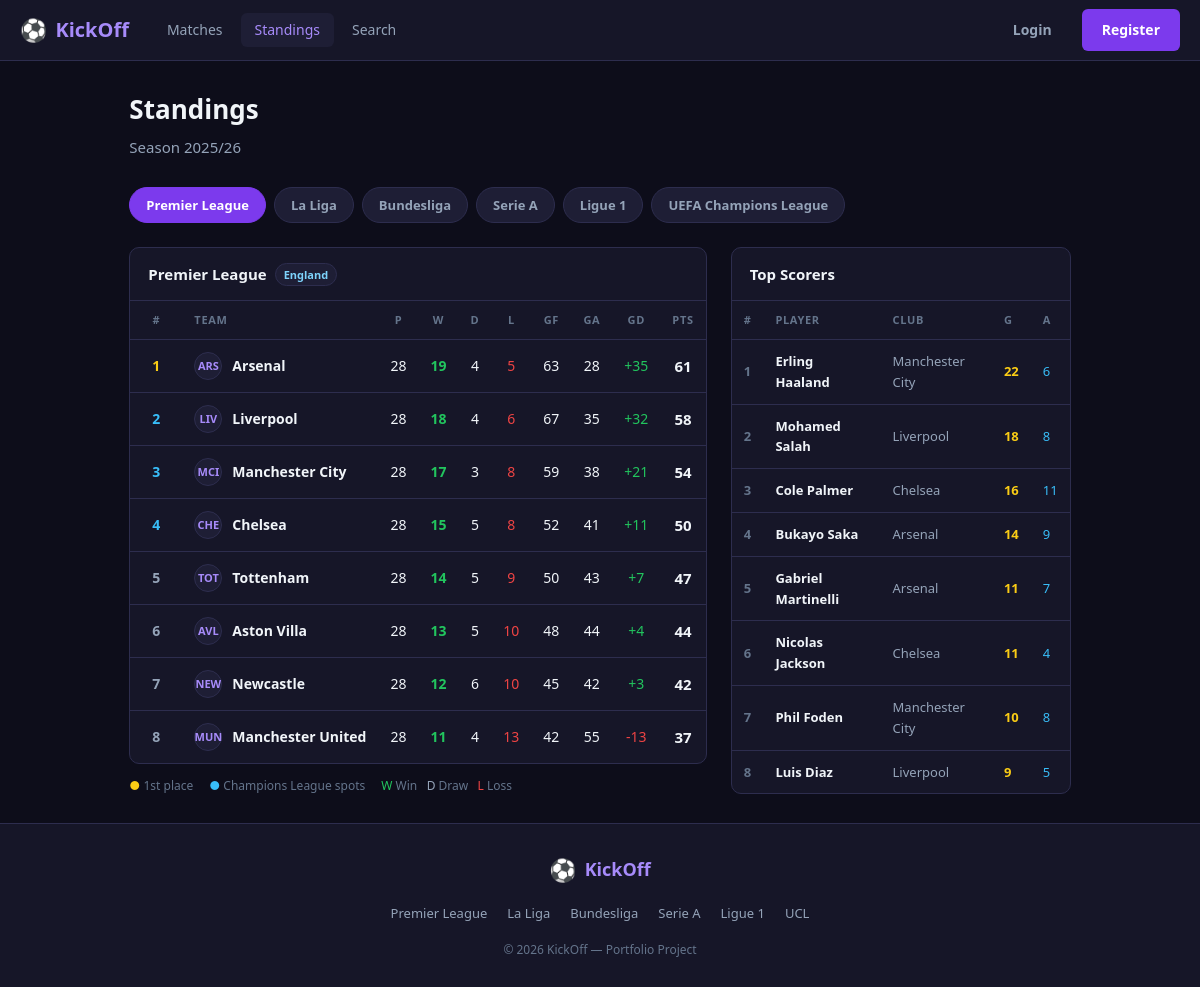
Page /standings.php on the committed database.
### tables this page shows
CREATE TABLE leagues (
    id      INT PRIMARY KEY AUTO_INCREMENT,
    name    VARCHAR(100) NOT NULL,
    country VARCHAR(100) NOT NULL,
    season  VARCHAR(10)  NOT NULL
);

CREATE TABLE standings (
    id             INT PRIMARY KEY AUTO_INCREMENT,
    league_id      INT NOT NULL,
    team_id        INT NOT NULL,
    played         INT DEFAULT 0,
    won            INT DEFAULT 0,
    drawn          INT DEFAULT 0,
    lost           INT DEFAULT 0,
    goals_for      INT DEFAULT 0,
    goals_against  INT DEFAULT 0,
    points         INT DEFAULT 0,
    FOREIGN KEY (league_id) REFERENCES leagues(id),
    FOREIGN KEY (team_id)   REFERENCES teams(id)
);

CREATE TABLE teams (
    id         INT PRIMARY KEY AUTO_INCREMENT,
    league_id  INT NOT NULL,
    name       VARCHAR(100) NOT NULL,
    short_name VARCHAR(10)  NOT NULL,
    stadium    VARCHAR(100),
    founded    INT,
    coach      VARCHAR(100),
    FOREIGN KEY (league_id) REFERENCES leagues(id)
);

CREATE TABLE player_stats (
    id             INT PRIMARY KEY AUTO_INCREMENT,
    player_id      INT NOT NULL,
    season         VARCHAR(10) NOT NULL,
    matches_played INT DEFAULT 0,
    goals          INT DEFAULT 0,
    assists        INT DEFAULT 0,
    yellow_cards   INT DEFAULT 0,
    red_cards      INT DEFAULT 0,
    minutes_played INT DEFAULT 0,
    FOREIGN KEY (player_id) REFERENCES players(id)
);

CREATE TABLE players (
    id          INT PRIMARY KEY AUTO_INCREMENT,
    team_id     INT NOT NULL,
    name        VARCHAR(100) NOT NULL,
    position    ENUM('GK','DEF','MID','FWD') NOT NULL,
    nationality VARCHAR(100),
    age         INT,
    number      INT,
    FOREIGN KEY (team_id) REFERENCES teams(id)
);

### classes/User.php (called while the page is built, shortened)
<?php
class User {
    public static function isLoggedIn(): bool {
        return isset($_SESSION['user_id']);
    }
}

### classes/League.php (called while the page is built, shortened)
<?php
class League {
    private mysqli $conn;
    public function __construct(mysqli $conn) {
        $this->conn = $conn;
    }
    public function getAll(): array {
        $result = $this->conn->query('SELECT * FROM leagues ORDER BY id ASC');
        return $result->fetch_all(MYSQLI_ASSOC);
    }
    public function getById(int $id): ?array {
        $stmt = $this->conn->prepare('SELECT * FROM leagues WHERE id = ?');
        $stmt->bind_param('i', $id);
        $stmt->execute();
        $league = $stmt->get_result()->fetch_assoc();
        return $league ?: null;
    }
}

### classes/Standing.php (called while the page is built, shortened)
<?php
class Standing {
    private mysqli $conn;
    public function __construct(mysqli $conn) {
        $this->conn = $conn;
    }
    public function getByLeague(int $leagueId): array {
        $stmt = $this->conn->prepare(
            "SELECT s.*, t.name AS team_name, t.short_name,
                    (s.goals_for - s.goals_against) AS goal_diff
             FROM standings s
             JOIN teams t ON t.id = s.team_id
             WHERE s.league_id = ?
             ORDER BY s.points DESC, goal_diff DESC, s.goals_for DESC"
        );
        $stmt->bind_param('i', $leagueId);
        $stmt->execute();
        $rows = $stmt->get_result()->fetch_all(MYSQLI_ASSOC);
        return $rows;
    }
}

### classes/Player.php (called while the page is built, shortened)
<?php
class Player {
    private mysqli $conn;
    public function __construct(mysqli $conn) {
        $this->conn = $conn;
    }
    public function getTopScorers(int $leagueId, int $limit = 10): array {
        $stmt = $this->conn->prepare(
            "SELECT p.id, p.name, p.nationality, p.position, p.number,
                    t.name AS team_name,
                    ps.goals, ps.assists, ps.matches_played
             FROM player_stats ps
             JOIN players p ON p.id = ps.player_id
             JOIN teams t   ON t.id = p.team_id
             WHERE t.league_id = ?
             ORDER BY ps.goals DESC
             LIMIT ?"
        );
        $stmt->bind_param('ii', $leagueId, $limit);
        $stmt->execute();
        $scorers = $stmt->get_result()->fetch_all(MYSQLI_ASSOC);
        return $scorers;
    }
}

### standings.php (the view, shortened to what this page needs)
<?php
require_once 'classes/User.php';
require_once 'classes/Standing.php';
require_once 'classes/League.php';
require_once 'classes/Player.php';
$db          = Database::getInstance()->getConn();
$standingObj = new Standing($db);
$leagueObj   = new League($db);
$playerObj   = new Player($db);
$leagues    = $leagueObj->getAll();
$leagueId   = isset($_GET['league']) ? (int)$_GET['league'] : 1;
$league     = $leagueObj->getById($leagueId) ?? $leagues[0];
$standings  = $standingObj->getByLeague($leagueId);
$topScorers = $playerObj->getTopScorers($leagueId, 8);
?>
<!DOCTYPE html>
<html lang="en">
<head>
    <link rel="stylesheet" href="<?= BASE_URL ?>/css/style.css">
</head>
<body>
<?php include 'includes/navbar.php'; ?>
<div class="page-container">
    <div class="page-header">
        <h1>Standings</h1>
        <p>Season <?= htmlspecialchars($league['season']) ?></p>
    </div>
    <div class="league-tabs" style="margin-bottom:24px;">
        <?php foreach ($leagues as $l): ?>
        <a href="?league=<?= $l['id'] ?>"
           class="league-tab <?= (int)$l['id'] === $leagueId ? 'active' : '' ?>">
            <?= htmlspecialchars($l['name']) ?>
        </a>
        <?php endforeach; ?>
    </div>
    <div class="two-col">
        <div>
            <div class="card">
                <div class="card-header">
                    <h2>
                        <?= htmlspecialchars($league['name']) ?>
                        <span class="league-badge"><?= htmlspecialchars($league['country']) ?></span>
                    </h2>
                </div>
                <div class="table-wrapper">
                    <table class="standings-table">
                        <thead>
                            <tr>
                                <th>#</th>
                                <th>Team</th>
                                <th>P</th>
                                <th>W</th>
                                <th>D</th>
                                <th>L</th>
                                <th>GF</th>
                                <th>GA</th>
                                <th>GD</th>
                                <th>Pts</th>
                            </tr>
                        </thead>
                        <tbody>
                        <?php foreach ($standings as $i => $row):
                            $pos     = $i + 1;
                            $gd      = (int)$row['goals_for'] - (int)$row['goals_against'];
                            $gdClass = $gd > 0 ? 'gd-pos' : ($gd < 0 ? 'gd-neg' : '');
                        ?>
                        <tr class="pos-<?= $pos ?>">
                            <td><span class="pos-num"><?= $pos ?></span></td>
                            <td>
                                <a href="<?= BASE_URL ?>/team.php?id=<?= $row['team_id'] ?>" class="team-link">
                                    <div class="team-badge"><?= htmlspecialchars($row['short_name']) ?></div>
                                    <?= htmlspecialchars($row['team_name']) ?>
                                </a>
                            </td>
                            <td><?= $row['played'] ?></td>
                            <td class="text-win fw-bold"><?= $row['won'] ?></td>
                            <td><?= $row['drawn'] ?></td>
                            <td class="text-loss"><?= $row['lost'] ?></td>
                            <td><?= $row['goals_for'] ?></td>
                            <td><?= $row['goals_against'] ?></td>
                            <td class="<?= $gdClass ?>">
                                <?= ($gd > 0 ? '+' : '') . $gd ?>
                            </td>
                            <td class="pts-cell"><?= $row['points'] ?></td>
                        </tr>
                        <?php endforeach; ?>
                        </tbody>
                    </table>
                </div>
            </div>
            <div style="display:flex;gap:16px;flex-wrap:wrap;margin-top:12px;font-size:12px;color:var(--text-dim);">
                <span><span style="color:var(--goal);">●</span> 1st place</span>
                <span><span style="color:var(--blue);">●</span> Champions League spots</span>
                <span><span style="color:var(--win);">W</span> Win &nbsp;
                      <span style="color:var(--draw);">D</span> Draw &nbsp;
                      <span style="color:var(--loss);">L</span> Loss</span>
            </div>
        </div>
        <div>
            <div class="card">
                <div class="card-header">
                    <h2>Top Scorers</h2>
                </div>
                <?php if (empty($topScorers)): ?>
                <div class="card-body">
                    <p class="text-muted" style="text-align:center;padding:20px 0;">No data available.</p>
                </div>
                <?php else: ?>
                <div style="overflow-x:auto;">
                    <table class="squad-table" style="font-size:13px;">
                        <thead>
                            <tr>
                                <th>#</th>
                                <th>Player</th>
                                <th>Club</th>
                                <th>G</th>
                                <th>A</th>
                            </tr>
                        </thead>
                        <tbody>
                        <?php foreach ($topScorers as $i => $p): ?>
                        <tr>
                            <td style="color:var(--text-dim);font-weight:700;"><?= $i+1 ?></td>
                            <td>
                                <a href="<?= BASE_URL ?>/player.php?id=<?= $p['id'] ?>"
                                   class="player-link" style="font-size:13px;">
                                    <?= htmlspecialchars($p['name']) ?>
                                </a>
                            </td>
                            <td style="color:var(--text-muted);"><?= htmlspecialchars($p['team_name']) ?></td>
                            <td style="font-weight:800;color:var(--goal);"><?= $p['goals'] ?></td>
                            <td style="color:var(--blue);"><?= $p['assists'] ?></td>
                        </tr>
                        <?php endforeach; ?>
                        </tbody>
                    </table>
                </div>
                <?php endif; ?>
            </div>
        </div>
    </div>
</div>
<?php include 'includes/footer.php'; ?>
</body>
</html>

### includes/navbar.php (shortened to what this page needs)
<?php
$currentPage = basename($_SERVER['PHP_SELF'], '.php');
?>
<nav class="navbar">
    <div class="navbar-inner">
        <a href="<?= BASE_URL ?>/index.php" class="navbar-logo">
            <span class="logo-icon">⚽</span>
            <span class="logo-text"><?= SITE_NAME ?></span>
        </a>
        <ul class="navbar-links">
            <li><a href="<?= BASE_URL ?>/index.php"
                   class="<?= $currentPage === 'index' ? 'active' : '' ?>">Matches</a></li>
            <li><a href="<?= BASE_URL ?>/standings.php?league=1"
                   class="<?= $currentPage === 'standings' ? 'active' : '' ?>">Standings</a></li>
            <li><a href="<?= BASE_URL ?>/search.php"
                   class="<?= $currentPage === 'search' ? 'active' : '' ?>">Search</a></li>
        </ul>
        <div class="navbar-user">
            <?php if (User::isLoggedIn()): ?>
                <span class="user-greeting">Hi, <strong><?= htmlspecialchars($_SESSION['username']) ?></strong></span>
                <a href="<?= BASE_URL ?>/logout.php" class="btn btn-outline-sm">Logout</a>
            <?php else: ?>
                <a href="<?= BASE_URL ?>/login.php"    class="btn btn-outline-sm">Login</a>
                <a href="<?= BASE_URL ?>/register.php" class="btn btn-primary-sm">Register</a>
            <?php endif; ?>
        </div>
    </div>
</nav>

### includes/footer.php
<footer class="site-footer">
    <div class="footer-inner">
        <div class="footer-brand">
            <span class="logo-icon">⚽</span>
            <span class="logo-text"><?= SITE_NAME ?></span>
        </div>
        <div class="footer-leagues">
            <a href="<?= BASE_URL ?>/standings.php?league=1">Premier League</a>
            <a href="<?= BASE_URL ?>/standings.php?league=2">La Liga</a>
            <a href="<?= BASE_URL ?>/standings.php?league=3">Bundesliga</a>
            <a href="<?= BASE_URL ?>/standings.php?league=4">Serie A</a>
            <a href="<?= BASE_URL ?>/standings.php?league=5">Ligue 1</a>
            <a href="<?= BASE_URL ?>/standings.php?league=6">UCL</a>
        </div>
        <p class="footer-copy">&copy; <?= date('Y') ?> <?= SITE_NAME ?> — Portfolio Project</p>
    </div>
</footer>

### rows in the picture
leagues: season "2025/26", name "Premier League", country "England"
leagues: name "La Liga"
leagues: name "Bundesliga"
leagues: name "Serie A"
leagues: name "Ligue 1"
leagues: name "UEFA Champions League"
standings: pos "1", team.short_name "ARS", team.name "Arsenal", played "28", won "19", drawn "4", lost "5", goals_for "63", goals_against "28", gd "35", points "61"
standings: pos "2", team.short_name "LIV", team.name "Liverpool", played "28", won "18", drawn "4", lost "6", goals_for "67", goals_against "35", gd "32", points "58"
standings: pos "3", team.short_name "MCI", team.name "Manchester City", played "28", won "17", drawn "3", lost "8", goals_for "59", goals_against "38", gd "21", points "54"
standings: pos "4", team.short_name "CHE", team.name "Chelsea", played "28", won "15", drawn "5", lost "8", goals_for "52", goals_against "41", gd "11", points "50"
standings: pos "5", team.short_name "TOT", team.name "Tottenham", played "28", won "14", drawn "5", lost "9", goals_for "50", goals_against "43", gd "7", points "47"
standings: pos "6", team.short_name "AVL", team.name "Aston Villa", played "28", won "13", drawn "5", lost "10", goals_for "48", goals_against "44", gd "4", points "44"
standings: pos "7", team.short_name "NEW", team.name "Newcastle", played "28", won "12", drawn "6", lost "10", goals_for "45", goals_against "42", gd "3", points "42"
standings: pos "8", team.short_name "MUN", team.name "Manchester United", played "28", won "11", drawn "4", lost "13", goals_for "42", goals_against "55", gd "-13", points "37"
player_stats: player.name "Erling Haaland", teams.name "Manchester City", goals "22", assists "6"
player_stats: player.name "Mohamed Salah", teams.name "Liverpool", goals "18", assists "8"
player_stats: player.name "Cole Palmer", teams.name "Chelsea", goals "16", assists "11"
player_stats: player.name "Bukayo Saka", teams.name "Arsenal", goals "14", assists "9"
player_stats: player.name "Gabriel Martinelli", teams.name "Arsenal", goals "11", assists "7"
player_stats: player.name "Nicolas Jackson", teams.name "Chelsea", goals "11", assists "4"
player_stats: player.name "Phil Foden", teams.name "Manchester City", goals "10", assists "8"
player_stats: player.name "Luis Diaz", teams.name "Liverpool", goals "9", assists "5"

### other values in the picture
SITE_NAME "KickOff"
